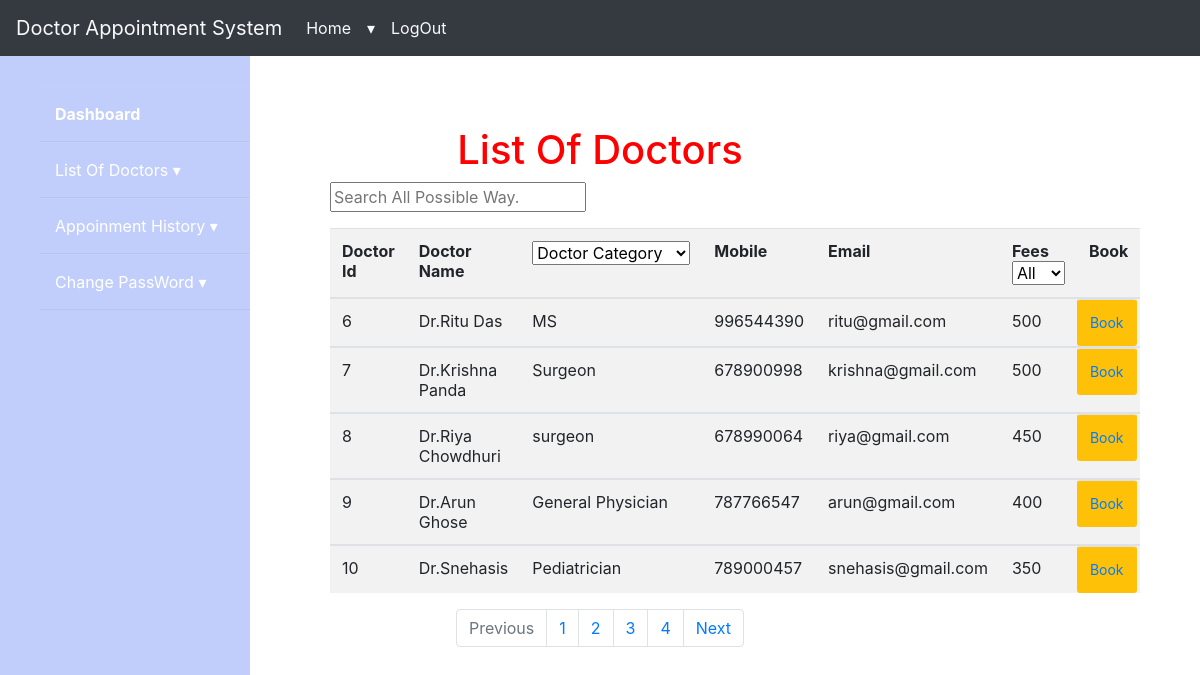
Page /doctor.php?page=2 on the committed database.
### tables this page shows
CREATE TABLE `doctor` (
  `id` int(50) NOT NULL,
  `dname` varchar(50) NOT NULL,
  `dcategory` varchar(50) NOT NULL,
  `dphone` int(50) NOT NULL,
  `demail` varchar(50) NOT NULL,
  `dfees` int(50) NOT NULL
);

### doctor.php (the view, shortened to what this page needs)
<?php
require_once 'user.php';
$limit=5;
if(isset($_GET['page'])){
  $page=$_GET['page'];
}else{
  $page=1;
}
$offset=($page-1)*$limit;
$sql="SELECT * from doctor LIMIT {$offset},{$limit}";
$result=mysqli_query($conn,$sql) or die("query failed");
?>
<head>
</head>
	<h1 style="color:red" align="center">List Of Doctors</h1>
	<div class="marginn">
	<div class="form-group">
   <input id="myInput" type="text" placeholder="Search All Possible Way." onkeyup="myFunction()">
 </div>
</div>
<div class="marginn">
	<table class="table table-striped w-auto"  style="width: 90px; height: 70px"  class="container" class="table">
        <div  align="center">
          <tr>
           <th>Doctor Id</th>
           <th>Doctor Name</th>
           <th id="filters">
      <select name="fetchval" id="fetchval">
        <option>Doctor Category</option>
      </select>
    </th>
            <th>Mobile</th>
             <th>Email</th>
      <th>Fees
            <select id="filter">
                <option value="all" name="" >All </option>
            </select>
        </th>
         <th>Book</th>
       </tr>
     </div>
   <?php
while($sql_fetch=mysqli_fetch_assoc($result)) { ?>
 <tbody id="myTable" id="table">
	<tr scope="row">
		<td><?php echo $sql_fetch['id'] ?></td>
		<td><?php echo $sql_fetch['dname'] ?></td>
		<td id="mytable"><?php echo $sql_fetch['dcategory'] ?></td>
		<td><?php echo $sql_fetch['dphone'] ?></td>
		<td><?php echo $sql_fetch['demail'] ?></td>
		<td><?php echo $sql_fetch['dfees'] ?></td>
		<td class="btn btn-sm btn-warning"><a href="index1.php?ep=<?php echo $sql_fetch['id'] ?>">Book </a></td>
		</tr>
	</tbody>
<?php } ?>
</table>
</div>
<?php
$sql1=mysqli_query($conn,"SELECT * from doctor");
if(mysqli_num_rows($sql1)>0){
	$total_records=mysqli_num_rows($sql1);
	$limit=5;
	$total_page=ceil($total_records/$limit);
    echo '<nav aria-label="Page navigation example">';
	echo '<ul class="pagination justify-content-center">';
	echo '<li class="page-item disabled">';
	echo '<a class="page-link" href="#" tabindex="-1">Previous</a>';
	echo '</li>';
     for($n=1;$n<=$total_page;$n++){
     echo '<li class="page-item"><a class="page-link" href="doctor.php?page='.$n.'">'.$n.'</a></li>';
	}
	echo '<li class="page-item">';
	echo '<a class="page-link" href="#">Next</a>';
	echo '</li>';
	echo '</ul>';
	echo '</nav>';
}
?>

### doctor.php (style rules this page uses)
.marginn { margin-left: 330px; margin-right: 30px; }

### rows in the picture
doctor: id "6", dname "Dr.Ritu Das", dcategory "MS", dphone "996544390", demail "ritu@gmail.com", dfees "500"
doctor: id "7", dname "Dr.Krishna Panda", dcategory "Surgeon", dphone "678900998", demail "krishna@gmail.com", dfees "500"
doctor: id "8", dname "Dr.Riya Chowdhuri", dcategory "surgeon", dphone "678990064", demail "riya@gmail.com", dfees "450"
doctor: id "9", dname "Dr.Arun Ghose", dcategory "General Physician", dphone "787766547", demail "arun@gmail.com", dfees "400"
doctor: id "10", dname "Dr.Snehasis", dcategory "Pediatrician", dphone "789000457", demail "snehasis@gmail.com", dfees "350"
